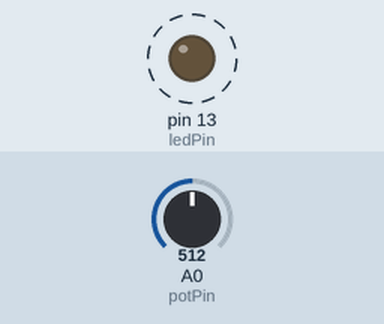
A sketch run on a simulated Arduino Uno, built with avr-gcc and run on an emulated ATmega328P. Shown: output pins drawn as LEDs (lit = HIGH). Dashed ring = blinking. Inputs (shaded band) come from the test bench; at power-on: A0 (potPin) = 512.

Above: at 1.8 s.
1.9 s: A0 (potPin) set to 0
At 2.8 s:
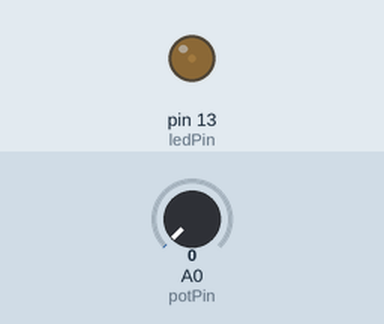
3.6 s: A0 (potPin) set to 122
At 3.9 s:
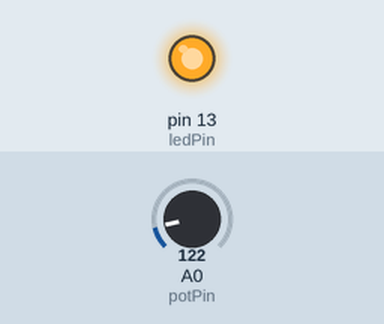
Timing chart, 0 to 13.1 s (numbered marks = the images above; inputs shaded):
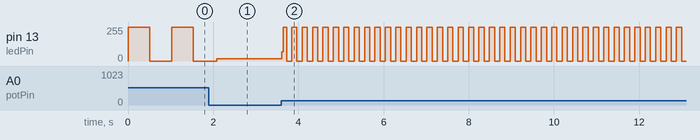

The sketch:

ch10_3.ino
```cpp
int potPin = 0;
int ledPin = 13;
int potValue = 0;

void setup() {
  pinMode(ledPin, OUTPUT);
}

void loop() {
  potValue = analogRead(potPin);
  digitalWrite(ledPin, HIGH);
  delay(potValue);
  digitalWrite(ledPin, LOW);
  delay(potValue);
}
```

Measured:
- after the input at 3.6 s, pin 13 (ledPin): 16/255 → 69/255 at once, then moves between 0/255 and 255/255, repeating every 0.24 s
- by itself, pin 13 (ledPin): alternates 255/255 for 0.51 s and 0/255 for 0.51 s
